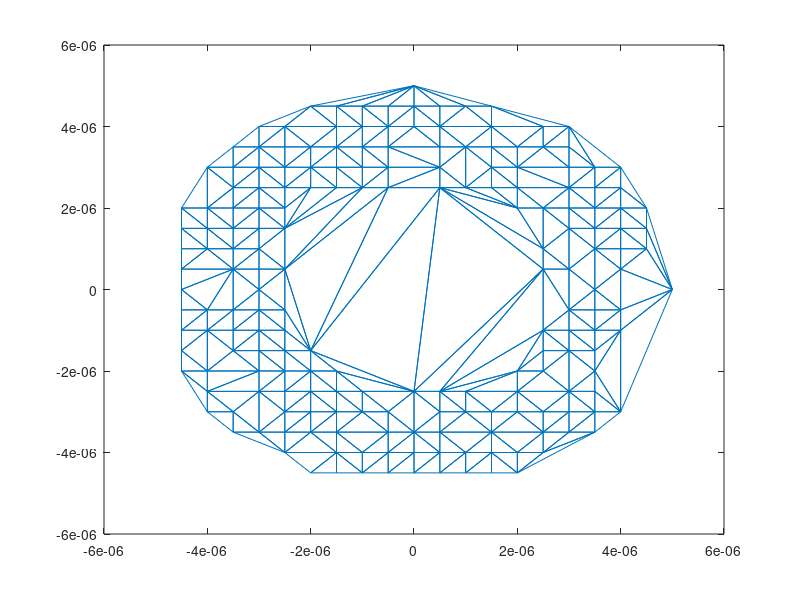

Write MATLAB code to recreate this figure.
clear all; close all; clc;

coord = importdata("grid.csv");
T = importdata("triangles.csv");

figure;
triplot(T+1,coord(:,1), coord(:,2))